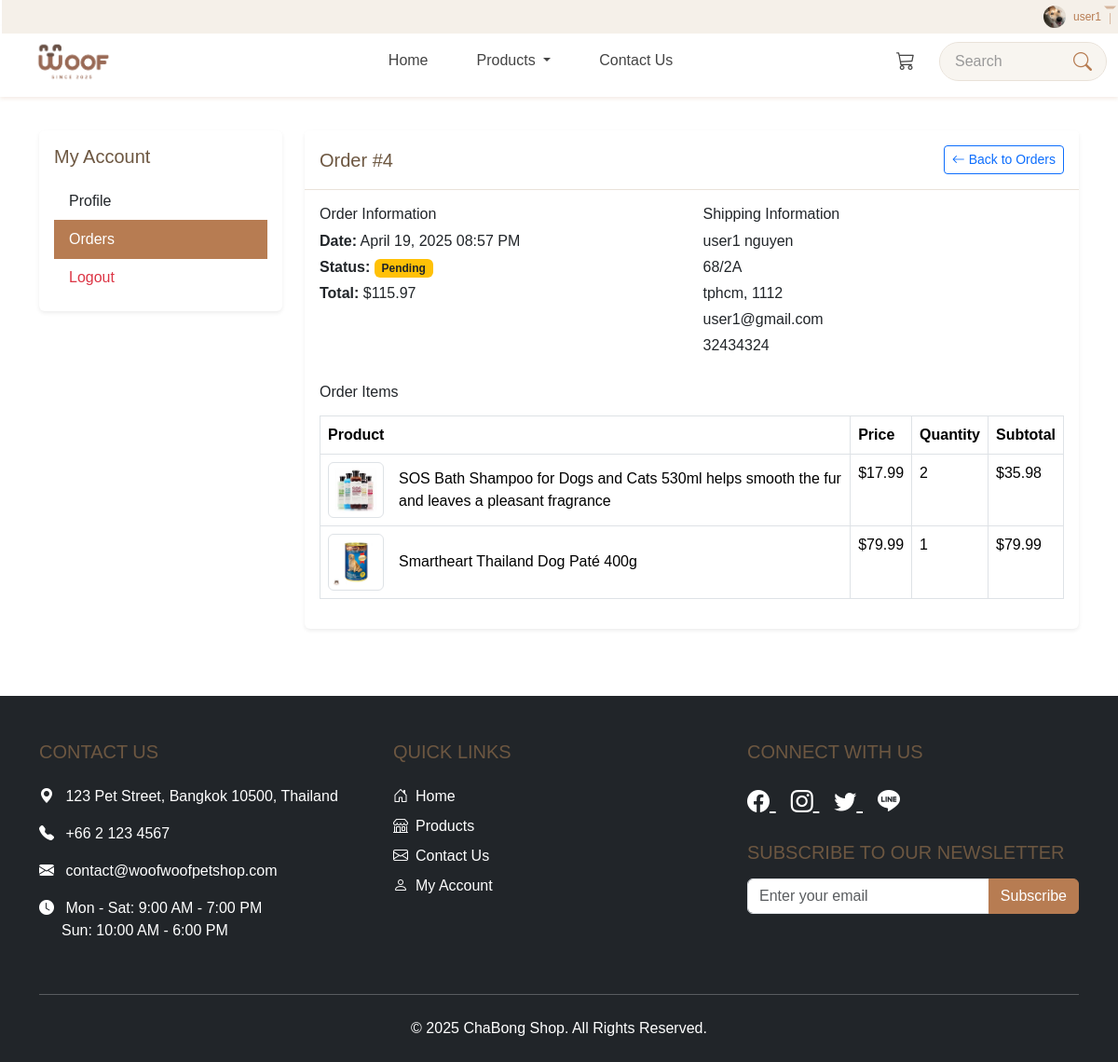
The page /user/order-detail/4 (signed in) on the database as committed earlier.
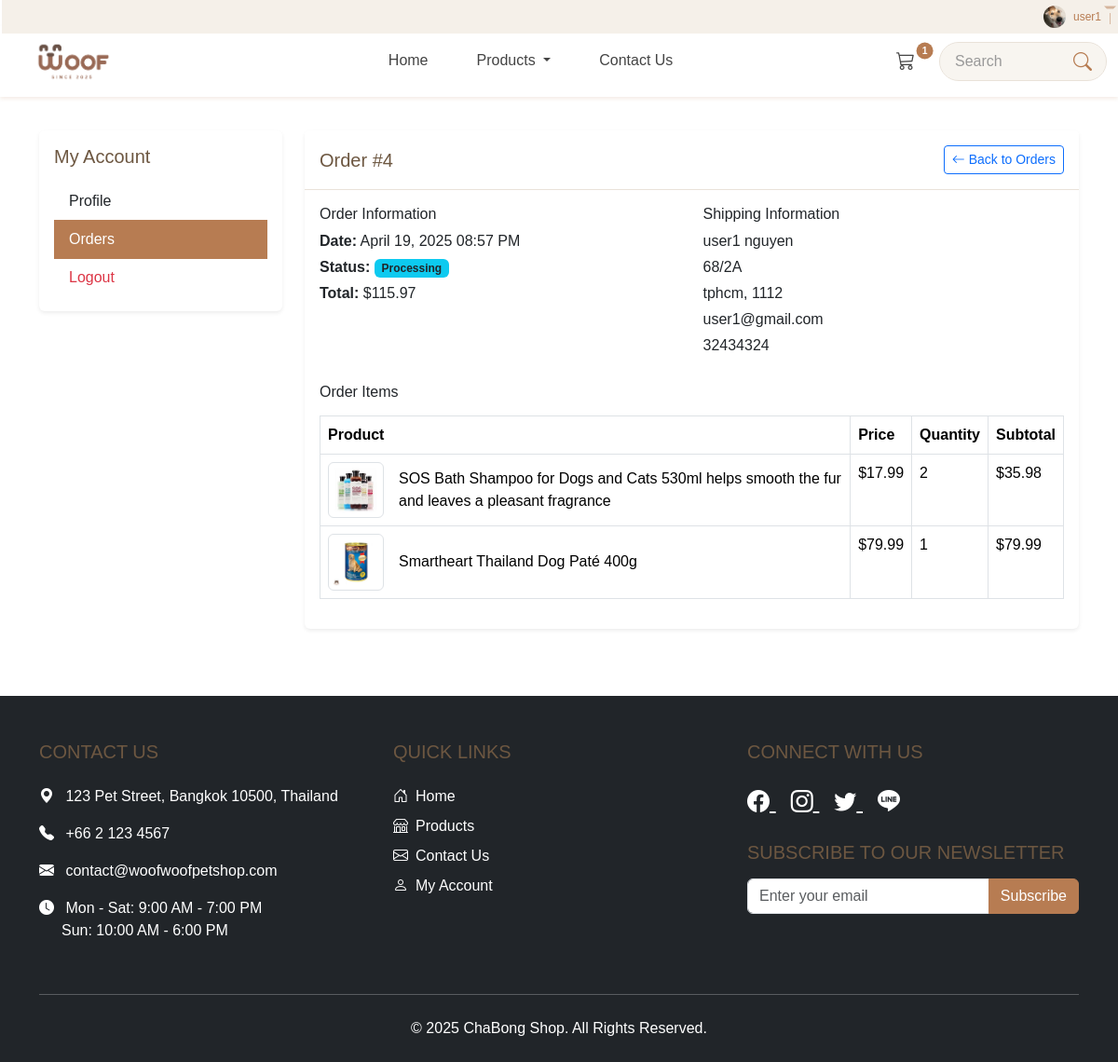
The same page on the database as committed later.
### tables this page shows
CREATE TABLE `orders` (
  `id` int(11) NOT NULL,
  `user_id` int(11) NOT NULL,
  `name` varchar(100) NOT NULL,
  `email` varchar(100) NOT NULL,
  `address` varchar(255) NOT NULL,
  `city` varchar(100) NOT NULL,
  `postal_code` varchar(20) NOT NULL,
  `phone` varchar(20) DEFAULT NULL,
  `total_amount` decimal(10,2) NOT NULL,
  `status` enum('pending','processing','shipped','delivered','cancelled') NOT NULL DEFAULT 'pending',
  `created_at` timestamp NOT NULL DEFAULT current_timestamp(),
  `updated_at` timestamp NOT NULL DEFAULT current_timestamp() ON UPDATE current_timestamp()
);

### controllers/UserController.php (called while the page is built, shortened)
<?php
require_once 'models/User.php';
require_once 'includes/SessionManager.php';
class UserController {
    public function orderDetail($id) {
        require_once 'models/Order.php';
        $orderModel = new Order();
        $order = $orderModel->getOrderById($id);
        $orderItems = $orderModel->getOrderItems($id);
        $pageTitle = 'Order #' . $id;
        include VIEWS_PATH . 'layouts/header.php';
        include VIEWS_PATH . 'user/order-detail.php';
        include VIEWS_PATH . 'layouts/footer.php';
    }
}

### includes/SessionManager.php (called while the page is built, shortened)
<?php
class SessionManager {
    public static function isUserLoggedIn() {
        return isset($_SESSION['user_id']) &&
               (!isset($_SESSION['user_type']) || $_SESSION['user_type'] === 'user');
    }
}

### config/database.php (called while the page is built, shortened)
<?php
class Database {
    private $host = 'localhost';
    private $username = 'root';
    private $password = '';
    private $dbname = 'chabong_shop';
    private $conn;
    public function __construct() {
        try {
            $this->conn = new mysqli($this->host, $this->username, $this->password, $this->dbname);
            $this->conn->set_charset("utf8mb4");
        } catch (Exception $e) {
            echo 'Database Connection Error: ' . $e->getMessage();
            exit;
        }
    }
    public function getConnection() {
        return $this->conn;
    }
}

### models/User.php (called while the page is built, shortened)
<?php
class User
{
    private $db;
    private $table = 'users';
    public function __construct()
    {
        $database = new Database();
        $this->db = $database->getConnection();
    }
    public function getUserAvatar($userId)
    {
        $userId = (int)$userId;
        $sql = "SELECT avatar FROM {$this->table} WHERE id = {$userId}";
        $result = $this->db->query($sql);
        if ($result && $result->num_rows > 0) {
            $user = $result->fetch_assoc();
            if (!empty($user['avatar'])) {
                return $user['avatar'];
            }
        }
        return 'public/images/avatars/default.png';
    }
}

### models/Order.php (called while the page is built, shortened)
<?php
class Order
{
    public $db;
    private $table = 'orders';
    public function __construct()
    {
        $database = new Database();
        $this->db = $database->getConnection();
    }
    public function getOrderById($id)
    {
        $id = (int)$id;
        $sql = "SELECT o.*, u.username, u.email as user_email FROM {$this->table} o
                LEFT JOIN users u ON o.user_id = u.id
                WHERE o.id = {$id}";
        $result = $this->db->query($sql);
        if ($result && $result->num_rows > 0) {
            return $result->fetch_assoc();
        }
        return false;
    }
    public function getOrderItems($orderId)
    {
        $orderId = (int)$orderId;
        $sql = "SELECT oi.*, p.name, p.image_url FROM order_items oi
                LEFT JOIN products p ON oi.product_id = p.id
                WHERE oi.order_id = {$orderId}";
        return $this->db->query($sql);
    }
}

### models/Cart.php (called while the page is built, shortened)
<?php
class Cart {
    private $db;
    private $table = 'cart_items';
    public function __construct() {
        $database = new Database();
        $this->db = $database->getConnection();
    }
    public function countItems($userId) {
        $userId = (int)$userId;
        $sql = "SELECT COUNT(*) as count FROM {$this->table} WHERE user_id = {$userId}";
        $result = $this->db->query($sql);
        if ($result && $result->num_rows > 0) {
            return (int)$result->fetch_assoc()['count'];
        }
        return 0;
    }
}

### views/user/order-detail.php (the view, shortened to what the changed rows need)
<div class="container py-5">
    <div class="row">
        <div class="col-lg-3">
            <div class="card border-0 shadow-sm mb-4">
                <div class="card-body">
                    <h5 class="mb-3">My Account</h5>
                    <div class="list-group list-group-flush">
                        <a href="<?php echo SITE_URL; ?>user/profile" class="list-group-item list-group-item-action">Profile</a>
                        <a href="<?php echo SITE_URL; ?>user/orders" class="list-group-item list-group-item-action active">Orders</a>
                        <a href="<?php echo SITE_URL; ?>user/logout" class="list-group-item list-group-item-action text-danger">Logout</a>
                    </div>
                </div>
            </div>
        </div>
        <div class="col-lg-9">
            <div class="card border-0 shadow-sm mb-4">
                <div class="card-header bg-white py-3 d-flex justify-content-between align-items-center">
                    <h5 class="mb-0">Order #<?php echo $order['id']; ?></h5>
                    <a href="<?php echo SITE_URL; ?>user/orders" class="btn btn-sm btn-outline-primary">
                        <i class="bi bi-arrow-left"></i> Back to Orders
                    </a>
                </div>
                <div class="card-body">
                    <div class="row mb-4">
                        <div class="col-md-6">
                            <h6>Order Information</h6>
                            <p class="mb-1"><strong>Date:</strong> <?php echo date('F d, Y h:i A', strtotime($order['created_at'])); ?></p>
                            <p class="mb-1">
                                <strong>Status:</strong>
                                <?php
                                $statusClass = 'bg-secondary';
                                $statusText = ucfirst($order['status']);
                                switch($order['status']) {
                                    case 'pending':
                                        $statusClass = 'bg-warning text-dark';
                                        break;
                                    case 'processing':
                                        $statusClass = 'bg-info text-dark';
                                        break;
                                }
                                ?>
                                <span class="badge <?php echo $statusClass; ?>"><?php echo $statusText; ?></span>
                            </p>
                            <p class="mb-1"><strong>Total:</strong> $<?php echo number_format($order['total_amount'], 2); ?></p>
                        </div>
                        <div class="col-md-6">
                            <h6>Shipping Information</h6>
                            <p class="mb-1"><?php echo htmlspecialchars($order['name']); ?></p>
                            <p class="mb-1"><?php echo htmlspecialchars($order['address']); ?></p>
                            <p class="mb-1"><?php echo htmlspecialchars($order['city']); ?>, <?php echo htmlspecialchars($order['postal_code']); ?></p>
                            <p class="mb-1"><?php echo htmlspecialchars($order['email']); ?></p>
                            <?php if (!empty($order['phone'])): ?>
                                <p class="mb-1"><?php echo htmlspecialchars($order['phone']); ?></p>
                            <?php endif; ?>
                        </div>
                    </div>
                    <h6 class="mb-3">Order Items</h6>
                    <div class="table-responsive">
                        <table class="table table-bordered">
                            <thead>
                                <tr>
                                    <th>Product</th>
                                    <th>Price</th>
                                    <th>Quantity</th>
                                    <th>Subtotal</th>
                                </tr>
                            </thead>
                            <tbody>
                                <?php if($orderItems && $orderItems->num_rows > 0): ?>
                                    <?php while ($item = $orderItems->fetch_assoc()): ?>
                                        <tr>
                                            <td>
                                                <div class="d-flex align-items-center">
                                                    <?php if (!empty($item['image_url'])): ?>
                                                        <img src="<?php echo SITE_URL . str_replace('\\', '/', $item['image_url']); ?>" alt="<?php echo htmlspecialchars($item['name']); ?>" class="img-thumbnail me-3" style="width: 60px;">
                                                    <?php endif; ?>
                                                    <span><?php echo htmlspecialchars($item['name']); ?></span>
                                                </div>
                                            </td>
                                            <td>$<?php echo number_format($item['price'], 2); ?></td>
                                            <td><?php echo $item['quantity']; ?></td>
                                            <td>$<?php echo number_format($item['price'] * $item['quantity'], 2); ?></td>
                                        </tr>
                                    <?php endwhile; ?>
                                <?php else: ?>
                                    <tr>
                                        <td colspan="4" class="text-center">No items found for this order.</td>
                                    </tr>
                                <?php endif; ?>
                            </tbody>
                        </table>
                    </div>
                </div>
            </div>
        </div>
    </div>
</div>

### views/layouts/header.php (shortened to what the changed rows need)
<?php
require_once __DIR__ . '/../../includes/SessionManager.php';
?>
<!DOCTYPE html>
<html lang="en">
<head>
    <link href="https://cdn.jsdelivr.net/npm/bootstrap@5.3.3/dist/css/bootstrap.min.css" rel="stylesheet">
    <link rel="stylesheet" href="https://cdn.jsdelivr.net/npm/bootstrap-icons@1.11.3/font/bootstrap-icons.min.css">
    <link rel="stylesheet" href="<?php echo SITE_URL; ?>public/css/style.css">
    <link rel="stylesheet" href="<?php echo SITE_URL; ?>public/css/alert.css">
</head>
<body>
    <header>
        <div class="utility-bar">
            <div class="container-fluid d-flex justify-content-end">
                <?php if(SessionManager::isUserLoggedIn()): ?>
                    <div class="dropdown">
                        <?php
                        require_once __DIR__ . '/../../models/User.php';
                        $db = new Database();
                        $userAvatarModel = new User($db->getConnection());
                        $avatarPath = $userAvatarModel->getUserAvatar($_SESSION['user_id']);
                        if (strpos($avatarPath, 'http') === 0) {
                            $avatarUrl = $avatarPath;
                        } else {
                            $avatarUrl = SITE_URL . str_replace('\\', '/', $avatarPath);
                        }
                        ?>
                        <button class="utility-btn dropdown-toggle d-flex align-items-center" type="button" id="userDropdown" data-bs-toggle="dropdown" aria-expanded="false">
                            <img src="<?php echo $avatarUrl; ?>" alt="Profile" class="rounded-circle me-2" style="width: 24px; height: 24px; object-fit: cover;">
                            <?php echo htmlspecialchars($_SESSION['username']); ?>
                        </button>
                    </div>
                <?php else: ?>
                    <a href="<?php echo SITE_URL; ?>user/login" class="utility-btn me-2">Sign In</a>
                    <a href="<?php echo SITE_URL; ?>user/signup" class="utility-btn">Sign Up</a>
                <?php endif; ?>
            </div>
        </div>
        <nav class="navbar navbar-expand-lg fixed-top">
            <div class="container-fluid">
                <a class="navbar-brand" href="<?php echo SITE_URL; ?>">
                    <img src="<?php echo SITE_URL; ?>public/images/logo.png" alt="<?php echo SITE_NAME; ?> Logo">
                </a>
                <?php if(SessionManager::isUserLoggedIn()): ?>
                        <?php
                        require_once 'models/Cart.php';
                        $cartModel = new Cart();
                        ?>
                <?php endif; ?>
                <div class="offcanvas offcanvas-end" tabindex="-1" id="offcanvasNavbar" aria-labelledby="offcanvasNavbarLabel">
                    <div class="offcanvas-body">
                        <ul class="navbar-nav justify-content-center flex-grow-1 align-items-center nav-underline">
                            <li class="nav-item">
                                <a class="nav-link <?php echo $controller === 'home' ? 'active' : ''; ?>" href="<?php echo SITE_URL; ?>">Home</a>
                            </li>
                            <li class="nav-item dropdown">
                                <a class="nav-link dropdown-toggle <?php echo $controller === 'products' ? 'active' : ''; ?>" href="#" role="button" data-bs-toggle="dropdown" aria-expanded="false">
                                Products
                                </a>
                            </li>
                            <li class="nav-item">
                                <a class="nav-link <?php echo ($pageTitle == 'Contact Us') ? 'active' : ''; ?>" href="<?php echo SITE_URL; ?>contact">
                                    Contact Us
                                </a>
                            </li>
                        </ul>
                    </div>
                </div>
                <?php if(SessionManager::isUserLoggedIn()): ?>
                <div class="nav-item d-none d-lg-block">
                    <a class="nav-link position-relative" href="<?php echo SITE_URL; ?>cart">
                        <i class="bi bi-cart3 fs-5"></i>
                        <?php
                        $cartCount = $cartModel->countItems($_SESSION['user_id']);
                        if ($cartCount > 0) {
                            echo '<span class="position-absolute top-0 start-100 translate-middle badge rounded-pill bg-primary">' . $cartCount . '</span>';
                        }
                        ?>
                    </a>
                </div>
                <?php endif; ?>
                <form id="live-search" class="d-none d-lg-flex position-relative" role="search" action="<?php echo SITE_URL; ?>products/search" method="get">
                    <input id="search-input" class="form-control search-input" type="search" name="search" placeholder="Search" aria-label="Search" value="<?php echo isset($search) ? htmlspecialchars($search) : ''; ?>">
                    <button type="submit" class="btn" style="position: absolute; right: 0; border: none; top: 0; height: 100%; background: none;">
                        <i class="bi bi-search search-icon"></i>
                    </button>
                </form>
            </div>
        </nav>
    </header>
    <main>

Rows that differ between the two databases and show on the page:
changed orders "user1 nguyen": status "Pending" → "Processing"
Other text that changed with them:
$cartCount: (not shown) → "1"
